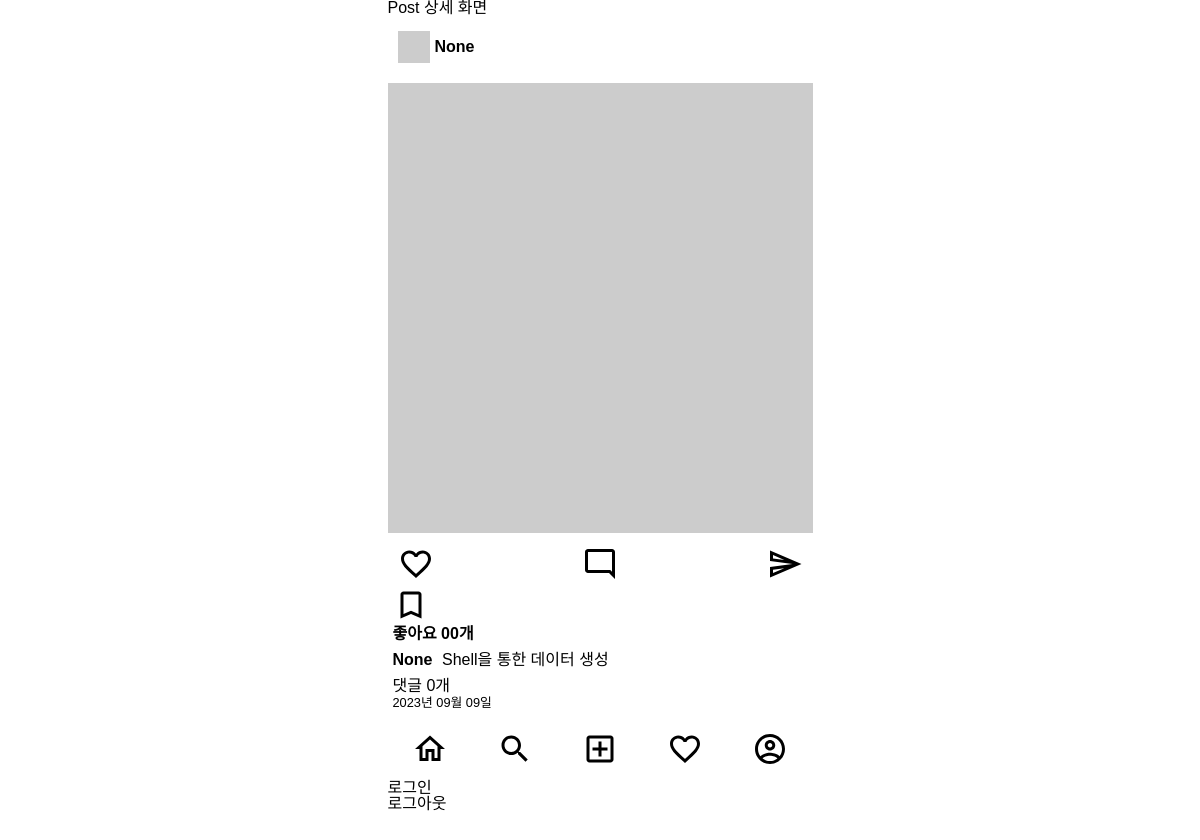
Page /posts/1/ on the earlier database version.
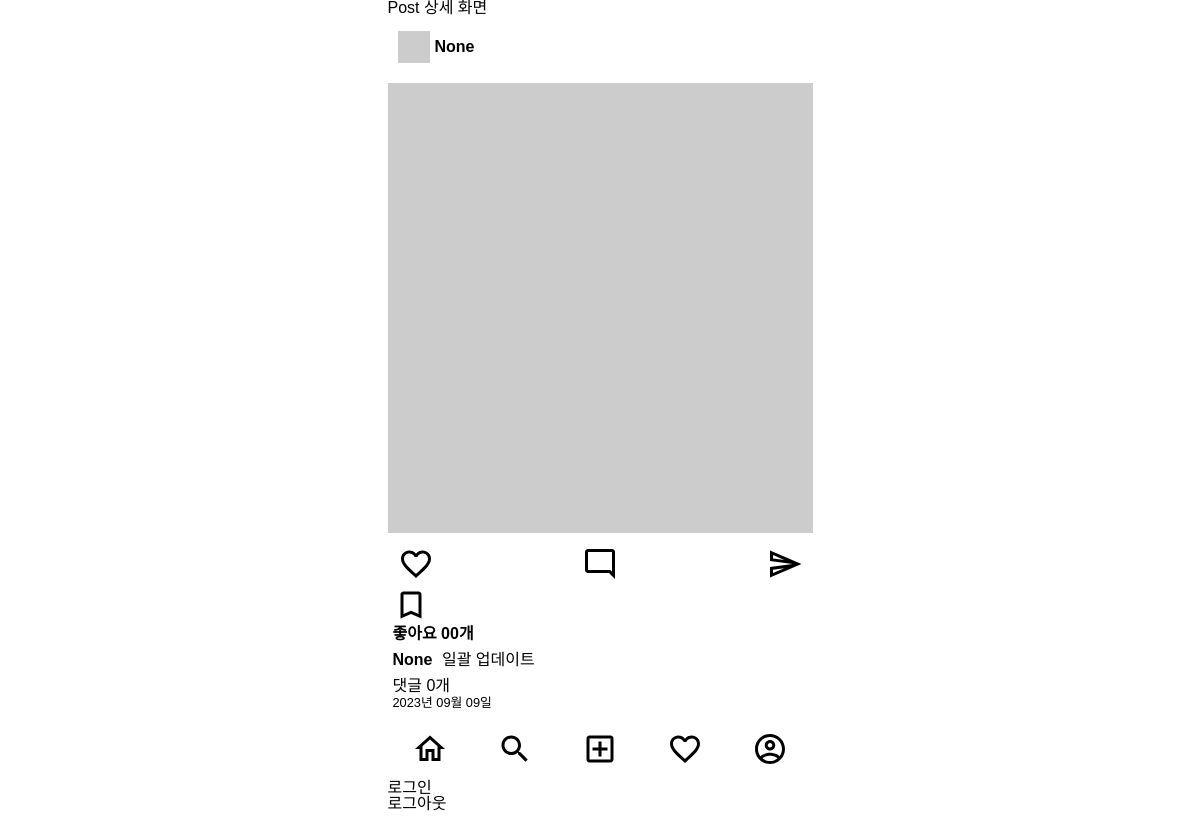
Same page on the later database version.
### posts/models.py (models this page shows)
class Post(models.Model):
    image = models.ImageField(verbose_name='이미지', null=True, blank=True)
    content = models.TextField(verbose_name='내용')
    created_at = models.DateTimeField(verbose_name='작성일', auto_now_add=True)
    view_count = models.IntegerField(verbose_name='조회수', default=0)
    writer = models.ForeignKey(to=User, on_delete=models.CASCADE, null=True, blank=True)

### posts/views.py (the view)
# urls.py: path('<int:id>/', post_detail_view, name='post-detail'),
def post_detail_view(request, id):
    try:
        post = Post.objects.get(id=id)
    except Post.DoesNotExist:
        return redirect('index')
    context = {
        'post' : post,
    }
    return render(request, 'posts/post_detail.html', context)

### templates/posts/post_detail.html (shortened to what this page needs)
{% extends 'base.html' %}
{% block content %}
<h1>Post 상세 화면</h1>
<div class="card-list">
    {% include 'minin/posts/post_card.html' with detail=True %}
</div>
{% endblock %}

### templates/minin/posts/post_card.html (shortened to what this page needs)
{% load static %}
<div class="card">
    <div class="card__header">
        <img class="card__user-image" src="http://via.placeholder.com/32x32" alt="프로필 이미지">
        <a href="#">
            <span class="card__user-name">{{post.writer}}</span>
        </a>
    </div>
    <div class="card__body">
        <div>
            {% if post.image %}
                <img class="card__image" src="{{ post.image.url }}" alt="카드 이미지">
            {% else %}
                <img class="card__image" src="http://via.placeholder.com/600x600" alt="카드 이미지">
            {% endif %}
        </div>
        <div class="card__btn-group">
            <img class="card__btn" src="{% static 'icons/favorite_outlined_black_36dp.svg' %}" alt="좋아요">
            <img class="card__btn" src="{% static 'icons/mode_comment_outlined_black_36dp.svg' %}" alt="댓글">
            <img class="card__btn" src="{% static 'icons/send_outlined_black_36dp.svg' %}" alt="공유하기">
        </div>
        <div>
            <img class="card__btn" src="{% static 'icons/bookmark_outlined_black_36dp.svg' %}" alt="북마크">
        </div>
        <div class="card_content">
            <span class="card__like-num">좋아요 00개</span>
            <div class="card__main-text">
                <p><span class="card__user-name">{{post.writer}}</span>
                    {% if not detail %}
                        {{post.content|truncatechars:35}}
                    {% else %}
                        {{post.content}}
                    {% endif %}
                </p>
            </div>
            <div>
                <p>댓글 {{post.comment_set.all.count}}개
                </p>
                <span class="card__created-at">{{post.created_at|date:"Y년 m월 d일"}}</span>
            </div>
        </div>
    </div>
</div>

Differences in the rows shown:
changed Post "None": content "Shell을 통한 데이터 생성" → "일괄 업데이트"
